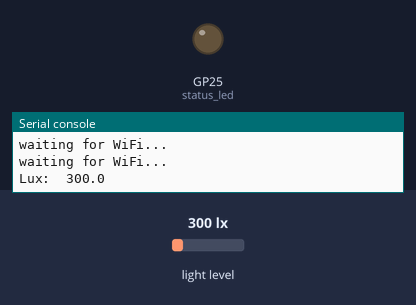
A program run on a simulated Raspberry Pi Pico running MicroPython. On the bench: output pins drawn as LEDs (lit = HIGH), the last lines printed to the serial console. The test bench sets the inputs (shaded band); at power-on: light level 300 lx. WiFi joins after 1.5 s; values from a settings file that is not in the repository are placeholders; web requests get an empty 200 reply after 0.4 s; library files of the repository ran but are not shown: qwiic_veml6030.py, __init__.py.

Above: at 2.7 s.
At 19.46 s:
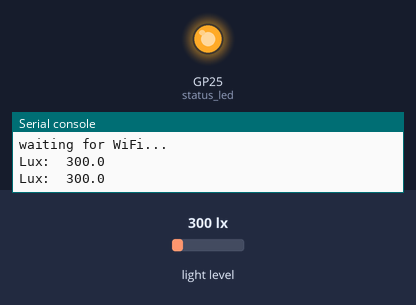
Timing chart, 0 to 24.0 s (numbered marks = the images above):
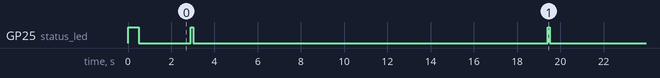

The program:

main.py
```python
from wifi_network import WiFi
from thingspeak import ThingSpeakApi
from time import sleep
import qwiic_veml6030
from machine import Pin

status_led = Pin("LED", Pin.OUT)
status_led.on()
sleep(0.5)
status_led.off()

#Sensor Initialization
light_sensor = qwiic_veml6030.QwiicVEML6030()
if light_sensor.is_connected() == False:
    print("The device isn't connected to the system. Please check your connection", \
        file=sys.stderr)

# Initialize the device
light_sensor.begin()

#ThingSpeak Initialization
thingspeak = ThingSpeakApi()

#Network Initialization
network = WiFi()
ip = network.connect()

#Main Program
while True:
    ambient_light = light_sensor.read_light()
    print("Lux:\t%.1f" % ambient_light)
    thingspeak.write_single_field(ambient_light)
    status_led.on()
    sleep(0.1)
    status_led.off()
    sleep(16)
```

wifi_network.py
```python
import network
import wifi_config
from time import sleep

class WiFi:
    def __init__(self):
        self.ssid = wifi_config.ssid
        self.password = wifi_config.password

    def connect(self):
        wlan = network.WLAN(network.STA_IF)
        wlan.active(True)
        while wlan.isconnected() == False:
            wlan.connect(self.ssid, self.password)
            self._check_connection(wlan)
        ip = wlan.ifconfig()[0]
        return ip

    def _check_connection(self,wlan,timeout=10):
        while timeout > 0:
            if wlan.status() >= 3:
                break
            timeout -= 1
            print('waiting for WiFi...')
            sleep(1)
        return wlan.isconnected()
```

thingspeak.py
```python
import urequests
import thingspeak_config

class ThingSpeakApi:
    def __init__(self):
        self.server = thingspeak_config.server
        self.writeapikey = thingspeak_config.writeapikey
        self.readapikey = thingspeak_config.readapikey
        self.channel = thingspeak_config.channel

    def write_single_field(self, fieldvalue):
        url = f"{self.server}/update?api_key={self.writeapikey}&field1={fieldvalue}"
        request = urequests.post(url)
        request.close()

    def write_multiple_fields(self, field_data):
        url = f"{self.server}/update?api_key={self.writeapikey}"
        i = 1
        for field_value in field_data:
            url = url + f"&field{i}={field_value}"
            i = i + 1
        request = urequests.post(url)
        request.close()

    def read_single_field(self, fieldnumber):
        url = f"{self.server}/channels/{self.channel}/fields/{fieldnumber}/last.json?api_key={self.readapikey}"
        request = urequests.get(url)
        return request
        request.close()
```

Measured:
- by itself, GP25 (status_led): repeats every 16.5 s: HIGH 0.10 s, LOW 16.4 s
